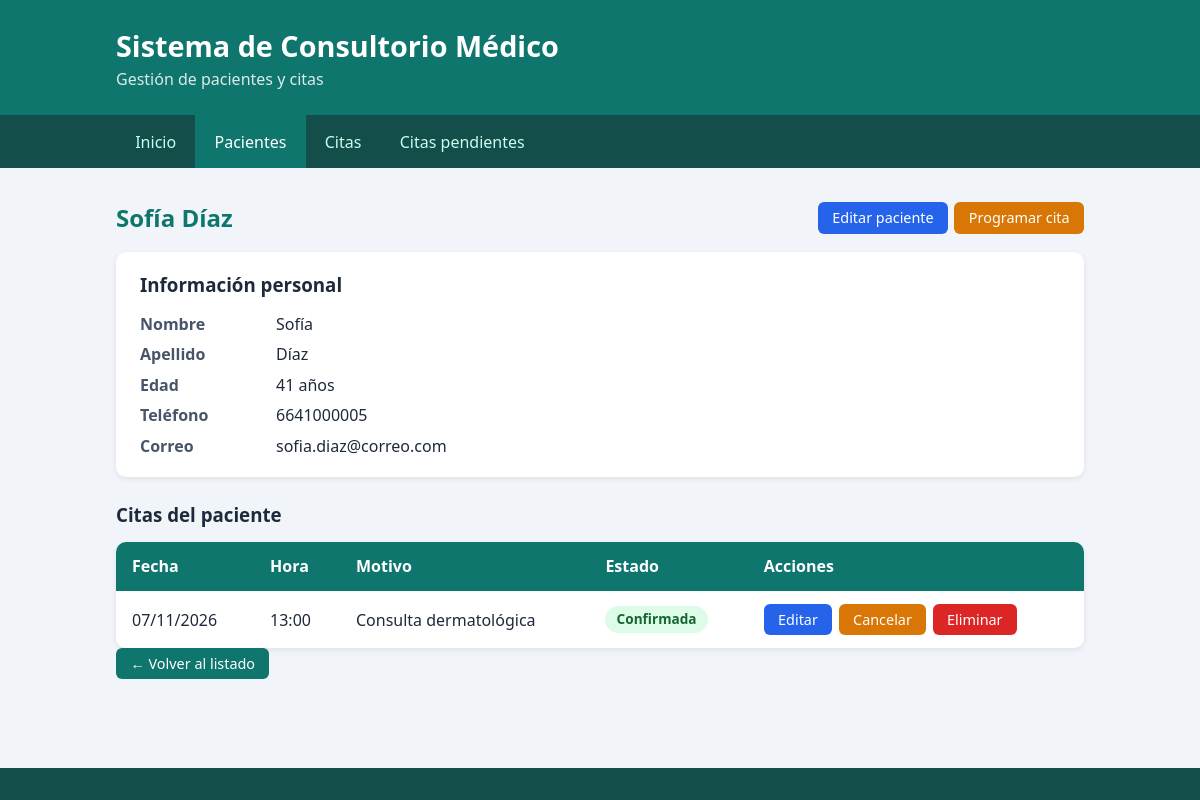
Before: /pacientes/5/ with the older database file.
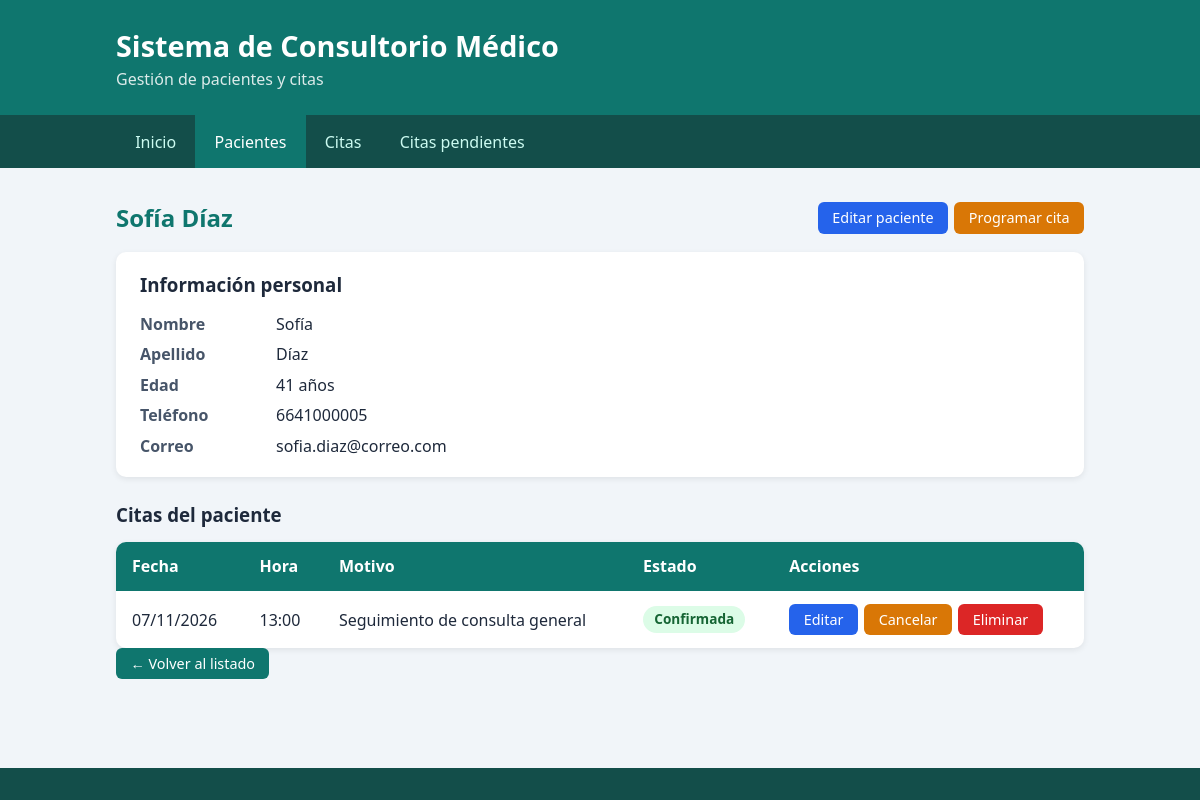
After: the same page with the newer database file.
### citas/models.py (models this page shows, shortened)
class Cita(models.Model):
    PENDIENTE = "Pendiente"
    CONFIRMADA = "Confirmada"
    CANCELADA = "Cancelada"
    ESTADOS = [
        (PENDIENTE, "Pendiente"),
        (CONFIRMADA, "Confirmada"),
        (CANCELADA, "Cancelada"),
    ]
    paciente = models.ForeignKey(
        Paciente, on_delete=models.CASCADE, related_name="citas"
    )
    fecha = models.DateField()
    hora = models.TimeField()
    motivo = models.CharField(max_length=200)
    estado = models.CharField(max_length=10, choices=ESTADOS, default=PENDIENTE)
    class Meta:
        ordering = ["fecha", "hora"]

### citas/views.py (the view)
# urls.py: path("pacientes/<int:id>/", views.detalle_paciente, name="detalle_paciente"),
def detalle_paciente(request, id):
    paciente = get_object_or_404(Paciente, id=id)
    citas = paciente.citas.all()
    return render(
        request,
        "citas/paciente_detalle.html",
        {"paciente": paciente, "citas": citas},
    )

### citas/models.py (called while the page is built)
    def __str__(self):
        return f"{self.nombre} {self.apellido}"

### citas/templates/citas/paciente_detalle.html (shortened to what this page needs)
{% extends "citas/base.html" %}
{% block contenido %}
<div class="barra-titulo">
    <h2>{{ paciente.nombre }} {{ paciente.apellido }}</h2>
    <div class="acciones">
        <a class="boton boton-secundario" href="{% url 'paciente_editar' paciente.id %}">Editar paciente</a>
        <a class="boton boton-aviso" href="{% url 'cita_nueva' %}?paciente={{ paciente.id }}">Programar cita</a>
    </div>
</div>
<section class="ficha">
    <h3>Información personal</h3>
    <dl>
        <dt>Nombre</dt><dd>{{ paciente.nombre }}</dd>
        <dt>Apellido</dt><dd>{{ paciente.apellido }}</dd>
        <dt>Edad</dt><dd>{{ paciente.edad }} años</dd>
        <dt>Teléfono</dt><dd>{{ paciente.telefono }}</dd>
        <dt>Correo</dt><dd>{{ paciente.correo }}</dd>
    </dl>
</section>
<h3>Citas del paciente</h3>
{% if citas %}
<div class="tabla-contenedor">
    <table>
        <thead>
            <tr>
                <th>Fecha</th>
                <th>Hora</th>
                <th>Motivo</th>
                <th>Estado</th>
                <th>Acciones</th>
            </tr>
        </thead>
        <tbody>
            {% for c in citas %}
            <tr>
                <td>{{ c.fecha|date:"d/m/Y" }}</td>
                <td>{{ c.hora|time:"H:i" }}</td>
                <td>{{ c.motivo }}</td>
                <td><span class="etiqueta {{ c.estado|lower }}">{{ c.estado }}</span></td>
                <td>{% include "citas/_acciones_cita.html" with next_url=request.path %}</td>
            </tr>
            {% endfor %}
        </tbody>
    </table>
</div>
{% else %}
<p class="vacio">Este paciente no tiene citas registradas.</p>
{% endif %}
<p><a class="boton" href="{% url 'lista_pacientes' %}">← Volver al listado</a></p>
{% endblock %}

### citas/templates/citas/_acciones_cita.html (shortened to what this page needs)
<div class="acciones">
    <a class="boton boton-secundario" href="{% url 'cita_editar' c.id %}">Editar</a>
    {% if c.estado != 'Cancelada' %}
    <form method="post" action="{% url 'cita_cancelar' c.id %}" onsubmit="return confirm('¿Cancelar esta cita?');">
        <button type="submit" class="boton boton-aviso">Cancelar</button>
    </form>
    {% endif %}
    <form method="post" action="{% url 'cita_eliminar' c.id %}" onsubmit="return confirm('¿Eliminar definitivamente esta cita? Esta acción no se puede deshacer.');">
        <button type="submit" class="boton boton-peligro">Eliminar</button>
    </form>
</div>

Changed rows visible on the page:
changed Cita "Confirmada": motivo "Consulta dermatológica" → "Seguimiento de consulta general"
